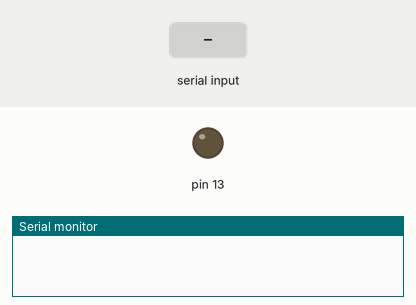
Recording of a sketch running on a simulated Arduino Uno, built with avr-gcc and run on an emulated ATmega328P. On the bench: output pins drawn as LEDs (lit = HIGH), the last lines printed to the serial monitor. The test bench sets the inputs (shaded band).

Above: at 1.2 s.
1.3 s: "X" received over Serial
At 2.2 s:
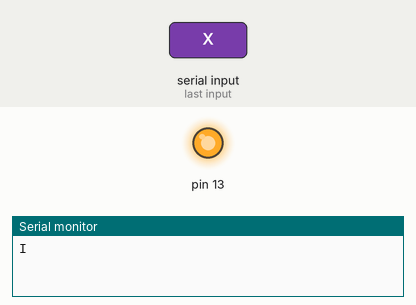
2.8 s: "O" received over Serial
At 4.1 s:
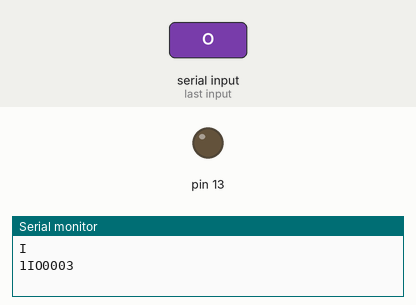
Timing chart, 0 to 5.8 s (numbered marks = the images above; inputs shaded):
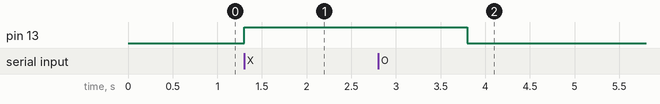

The sketch:

arduinoTestCode.ino
```cpp
void setup() {
 Serial.begin(9600); // put your setup code here, to run once:
 pinMode(13,OUTPUT);
 digitalWrite(13,LOW);

}
char command;
void loop() {
  // put your main code here, to run repeatedly:
  while (Serial.available() > 0){
    command = Serial.read();


    if (command == 'X'){
      Serial.println("I");
    digitalWrite(13,HIGH);
    }
    else if(command=='O'){
      delay(1000);
      Serial.println("1IO0003");
      digitalWrite(13,LOW);
    }
    else if(command=='C'){
      delay(8000);
      Serial.println("1IC0901");
      digitalWrite(13,HIGH);
    }
  }

}
```

Measured:
- after the input at 1.3 s, pin 13: LOW → HIGH at once
- after the input at 2.8 s, pin 13: HIGH → LOW after 1.0 s
